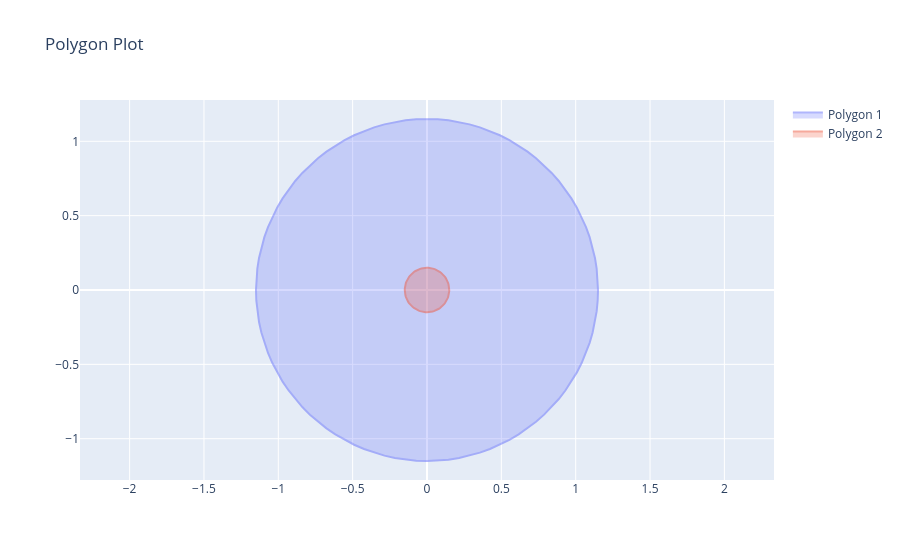

Notebook code cell kept with this figure:
### Markdown cell above
# Plotting using plotly

### Code cell
p1 = dshape.geometry.Circle(0, 0, 1.15, num_edges=100)
p2 = p1.buffer(-1.0)
print(f'{p2.area = }')
plotting.plot_polygons([p1, p2])
